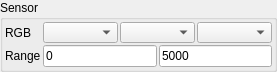
<?xml version="1.0" encoding="UTF-8"?>
<ui version="4.0">
 <class>BandViewSettings</class>
 <widget class="QGroupBox" name="BandViewSettings">
  <property name="geometry">
   <rect>
    <x>0</x>
    <y>0</y>
    <width>274</width>
    <height>71</height>
   </rect>
  </property>
  <property name="sizePolicy">
   <sizepolicy hsizetype="Preferred" vsizetype="Preferred">
    <horstretch>0</horstretch>
    <verstretch>0</verstretch>
   </sizepolicy>
  </property>
  <property name="windowTitle">
   <string>GroupBox</string>
  </property>
  <property name="title">
   <string>Sensor</string>
  </property>
  <property name="flat">
   <bool>true</bool>
  </property>
  <property name="checkable">
   <bool>false</bool>
  </property>
  <layout class="QFormLayout" name="formLayout">
   <property name="sizeConstraint">
    <enum>QLayout::SetMinimumSize</enum>
   </property>
   <property name="fieldGrowthPolicy">
    <enum>QFormLayout::AllNonFixedFieldsGrow</enum>
   </property>
   <property name="horizontalSpacing">
    <number>2</number>
   </property>
   <property name="verticalSpacing">
    <number>2</number>
   </property>
   <property name="margin">
    <number>2</number>
   </property>
   <item row="0" column="0">
    <widget class="QLabel" name="label_r">
     <property name="text">
      <string>RGB</string>
     </property>
     <property name="alignment">
      <set>Qt::AlignRight|Qt::AlignTrailing|Qt::AlignVCenter</set>
     </property>
    </widget>
   </item>
   <item row="0" column="1">
    <layout class="QHBoxLayout" name="horizontalLayout_3">
     <item>
      <widget class="QComboBox" name="cb_r">
       <property name="minimumSize">
        <size>
         <width>75</width>
         <height>21</height>
        </size>
       </property>
      </widget>
     </item>
     <item>
      <widget class="QComboBox" name="cb_g">
       <property name="minimumSize">
        <size>
         <width>75</width>
         <height>21</height>
        </size>
       </property>
      </widget>
     </item>
     <item>
      <widget class="QComboBox" name="cb_b">
       <property name="sizePolicy">
        <sizepolicy hsizetype="Preferred" vsizetype="Fixed">
         <horstretch>0</horstretch>
         <verstretch>0</verstretch>
        </sizepolicy>
       </property>
       <property name="minimumSize">
        <size>
         <width>75</width>
         <height>21</height>
        </size>
       </property>
      </widget>
     </item>
    </layout>
   </item>
   <item row="1" column="0">
    <widget class="QLabel" name="label_g">
     <property name="text">
      <string>Range</string>
     </property>
    </widget>
   </item>
   <item row="1" column="1">
    <layout class="QHBoxLayout" name="horizontalLayout_4">
     <item>
      <widget class="QLineEdit" name="tb_range_min">
       <property name="sizePolicy">
        <sizepolicy hsizetype="Preferred" vsizetype="Fixed">
         <horstretch>0</horstretch>
         <verstretch>0</verstretch>
        </sizepolicy>
       </property>
       <property name="toolTip">
        <string>Minimum data value to show</string>
       </property>
       <property name="text">
        <string>0</string>
       </property>
      </widget>
     </item>
     <item>
      <widget class="QLineEdit" name="tb_range_max">
       <property name="sizePolicy">
        <sizepolicy hsizetype="Preferred" vsizetype="Fixed">
         <horstretch>0</horstretch>
         <verstretch>0</verstretch>
        </sizepolicy>
       </property>
       <property name="toolTip">
        <string>Maximum data value to show.</string>
       </property>
       <property name="text">
        <string>5000</string>
       </property>
      </widget>
     </item>
    </layout>
   </item>
  </layout>
 </widget>
 <resources/>
 <connections/>
</ui>
